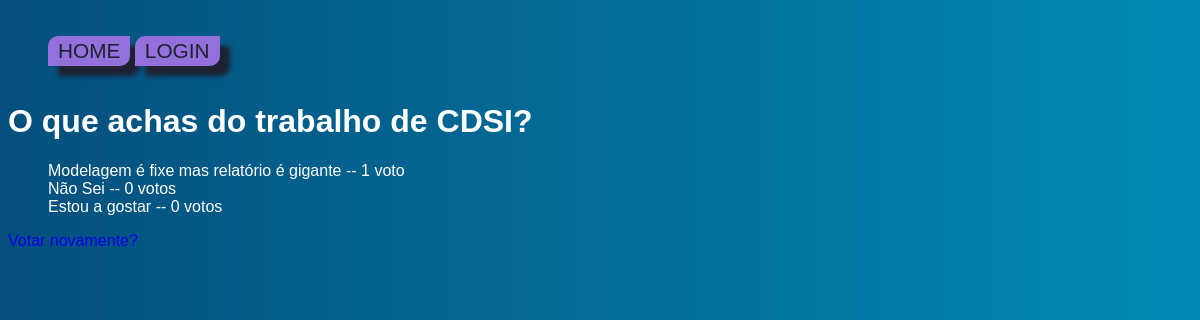
Before: /votacao/18/resultados with the older database file.
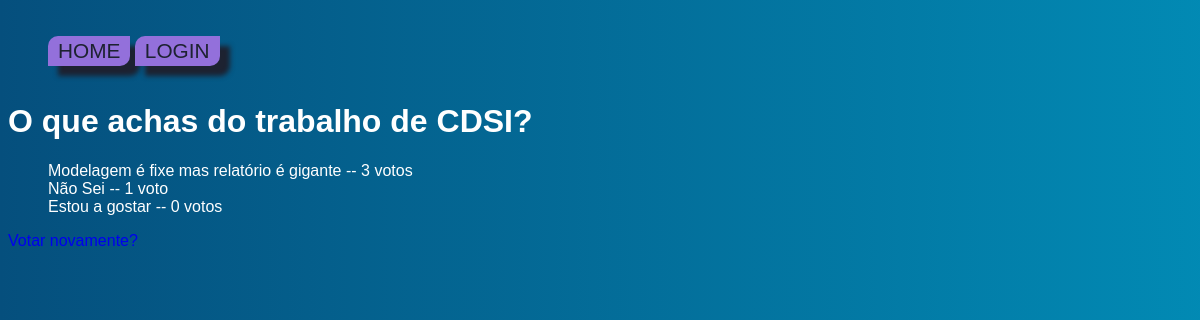
After: the same page with the newer database file.
### votacao/models.py (models this page shows, shortened)
class Opcao(models.Model):
    questao = models.ForeignKey(Questao, on_delete=models.CASCADE)
    opcao_texto = models.CharField(max_length=200)
    votos = models.IntegerField(default=0)

### votacao/views.py (the view)
# urls.py: path("<int:questao_id>/resultados", views.resultados, name="resultados"),
def resultados(request, questao_id):
    questao = get_object_or_404(Questao, pk=questao_id)
    return render(request, 'votacao/resultados.html', {'questao': questao})

### votacao/templates/votacao/resultados.html (shortened to what this page needs)
<!DOCTYPE html>
<html lang="en">
<head>
</head>
<body>
{% extends "./index.html" %}
{% block conteudo %}
    <h1>{{ questao.questao_texto }}</h1>
    <ul>
    {% for opcao in questao.opcao_set.all %}
        <li>{{ opcao.opcao_texto }} -- {{ opcao.votos }} voto{{ opcao.votos|pluralize }}</li>
    {% endfor %}
    </ul>
    <a href="{% url 'votacao:detalhe' questao.id %}">Votar novamente?</a>
{% endblock %}

Changed rows visible on the page:
changed Opcao "Modelagem é fixe mas relatório é gigante": votos "1" → "3"
changed Opcao "Não Sei": votos "0" → "1"
